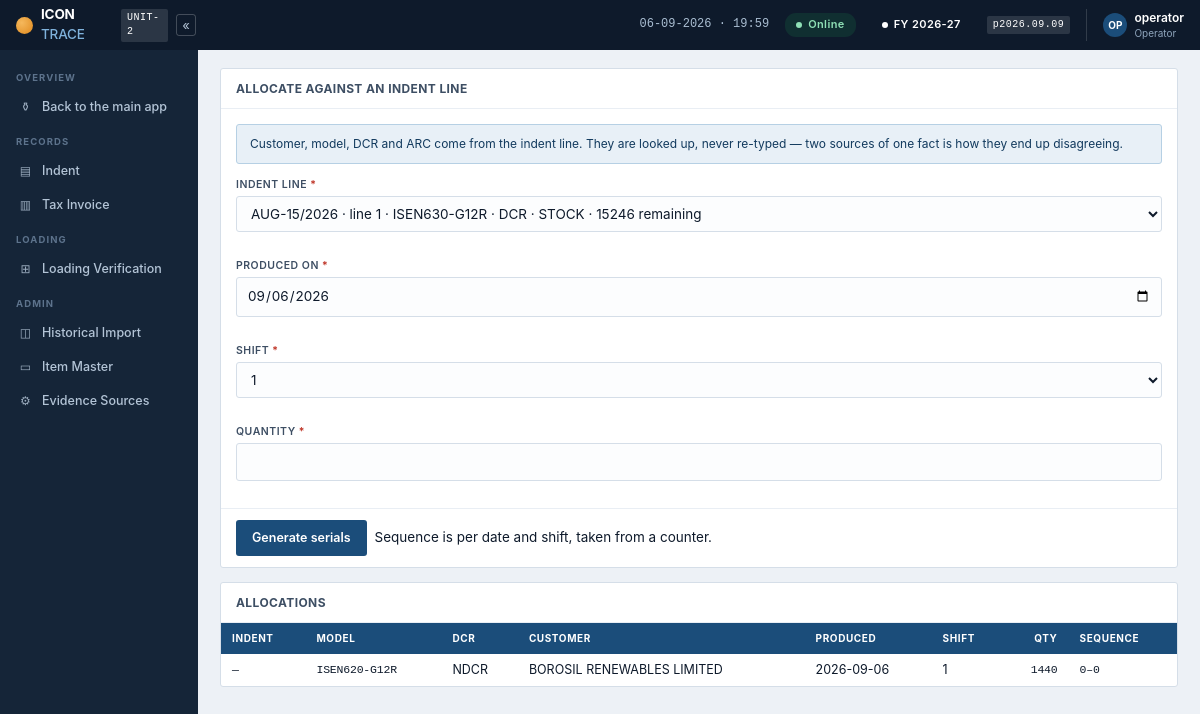
/planning, run on an earlier commit of the app's database.
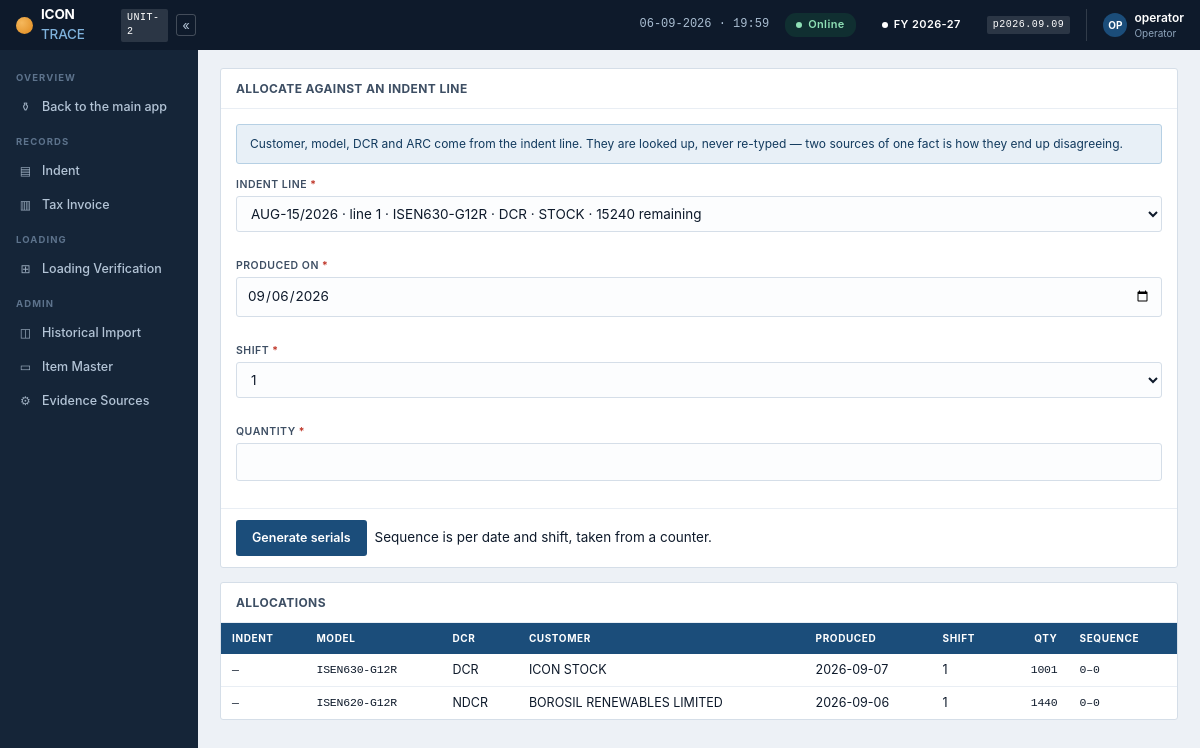
And on a later commit of the database.
### tables this page shows
CREATE TABLE allocation (
  alloc_id       INTEGER PRIMARY KEY AUTOINCREMENT,
  indent_line_id INTEGER      NOT NULL,
  model          TEXT NOT NULL,
  wattage        INT         NOT NULL,
  customer       TEXT NULL,
  dcr            TEXT NULL,
  arc            TEXT NULL,
  date_produced  TEXT        NOT NULL,
  shift          INTEGER     NOT NULL,
  qty            INT         NOT NULL,
  seq_from       INT         NOT NULL,
  seq_to         INT         NOT NULL,
  created_at     TEXT    NOT NULL DEFAULT CURRENT_TIMESTAMP,
  created_by     TEXT NOT NULL,

  CONSTRAINT fk_alloc_line FOREIGN KEY (indent_line_id)
    REFERENCES indent_line (indent_line_id)
);

### app.py (the view, shortened to what this page needs)
@app.route("/planning", methods=["GET", "POST"])
def planning():
    with db.conn() as (cx, cur):
        prog = db.indent_progress(cur)
        allocs = db.allocations(cur)
    return render_template("planning.html", prog=prog, allocs=allocs,
                           today=datetime.date.today().isoformat())

### app.py (called while the page is built)
def build_id():
    h = hashlib.sha256()
    for name in BUILD_FILES:
        for folder in (BASE, os.path.join(BASE, "static"),
                       os.path.join(BASE, "templates")):
            p = os.path.join(folder, name)
            if os.path.exists(p):
                h.update(str(os.path.getmtime(p)).encode())
                h.update(str(os.path.getsize(p)).encode())
                break
    return h.hexdigest()[:10]

@app.after_request
def no_store(resp):
    ct = resp.headers.get("Content-Type", "")
    if "text/html" in ct or "application/json" in ct:
        resp.headers["Cache-Control"] = "no-store, no-cache, must-revalidate, max-age=0"
        resp.headers["Pragma"] = "no-cache"
        resp.headers["Expires"] = "0"
        resp.headers["X-Icon-Build"] = build_id()
    return resp

def actor():
    return session.get("user", "operator")

@app.context_processor
def globals_():
    return {
        "db_mode": "MySQL" if db.available() else "DEMO — nothing is saved",
        "db_live": db.available(),
        "today": datetime.date.today(),
        "fy_label": db.fy_label(db.fin_year()),
        "user": actor(),
        "parser_version": invparse.__version__,
        "now": datetime.datetime.now().strftime("%d-%m-%Y  ·  %H:%M"),
        "cfg_unit": "2",
        "build": build_id(),
    }

### db.py (called while the page is built, shortened)
def available():
    return True

def fin_year(d=None):
    d = d or datetime.date.today()
    return d.year if d.month >= 4 else d.year - 1

def fy_label(fy):
    return "%d-%02d" % (fy, (fy + 1) % 100)

def indent_progress(cur, indent_no=None):
    sql = "SELECT * FROM v_indent_progress"
    args = ()
    if indent_no:
        sql += " WHERE indent_no=%s"
        args = (indent_no,)
    cur.execute(sql + " ORDER BY indent_date DESC, line_no", args)
    return cur.fetchall()

def allocations(cur):
    if cur is None:
        return list(reversed(_demo["alloc"]))
    cur.execute("SELECT * FROM allocation ORDER BY alloc_id DESC LIMIT 50")
    return cur.fetchall()

### store.py (called while the page is built, shortened)
def _row_factory(cursor, row):
    return {d[0]: row[i] for i, d in enumerate(cursor.description)}

def ensure():
    global _ready
    if _ready and os.path.exists(DB_PATH):
        return

    def execute(self, sql, args=()):
        self._c.execute(sql.replace("%s", "?"), tuple(args))
        return self

    def fetchall(self):
        return self._c.fetchall()

### templates/planning.html
{% extends "base.html" %}{% set nav='planning' %}
{% block body %}
<div class="card"><div class="card-h"><h3>Allocate against an indent line</h3></div>
<form method="post"><div class="card-b">
  <div class="note n-info">Customer, model, DCR and ARC come from the indent
  line. They are looked up, never re-typed — two sources of one fact is how
  they end up disagreeing.</div>
  {% if prog %}
  <div class="grid">
    <div class="fld req" style="grid-column:1/-1"><label>Indent line</label>
      <select name="indent_line_id">
      {% for p in prog %}<option value="{{ p.indent_line_id }}">
        {{ p.indent_no }} · line {{ p.line_no }} · {{ p.model }} · {{ p.dcr }}
        · {{ p.customer }} · {{ p.remaining_qty }} remaining</option>{% endfor %}
      </select></div>
    <div class="fld req"><label>Produced on</label>
      <input type="date" name="produced_on" value="{{ today }}"></div>
    <div class="fld req"><label>Shift</label>
      <select name="shift"><option>1</option><option>2</option><option>3</option></select></div>
    <div class="fld req"><label>Quantity</label><input type="number" name="qty" min="1"></div>
  </div>
  {% else %}<p class="hint">No indent lines yet. Create an indent first.</p>{% endif %}
</div>
{% if prog %}<div class="card-f"><button class="btn btn-primary">Generate serials</button>
  <span class="hint">Sequence is per date and shift, taken from a counter.</span></div>{% endif %}
</form></div>
<div class="card"><div class="card-h"><h3>Allocations</h3></div>
{% if allocs %}<div class="scroll"><table>
<thead><tr><th>Indent</th><th>Model</th><th>DCR</th><th>Customer</th><th>Produced</th>
<th>Shift</th><th style="text-align:right">Qty</th><th>Sequence</th></tr></thead><tbody>
{% for a in allocs %}<tr>
  <td class="mono">{{ a.indent_no or '—' }}</td><td class="mono">{{ a.model }}</td>
  <td>{{ a.dcr }}</td><td>{{ a.customer }}</td><td>{{ a.date_produced }}</td>
  <td>{{ a.shift }}</td><td style="text-align:right" class="mono">{{ a.qty }}</td>
  <td class="mono">{{ a.seq_from }}–{{ a.seq_to }}</td></tr>{% endfor %}
</tbody></table></div>{% else %}<div class="card-b hint">Nothing allocated yet.</div>{% endif %}</div>
{% endblock %}

### templates/base.html (shortened to what this page needs)
<!doctype html>
<html lang="en"><head>
<link rel="stylesheet" href="{{ url_for('static', filename='icon.css') }}?b={{ build }}">
</head><body>
<div id="app">
  <div class="topbar">
    <div class="tb-mark"><div class="tb-sun"></div><b>ICON <span>TRACE</span></b>
      <span class="tb-unit">UNIT-{{ cfg_unit }}</span>
      <button id="sideBtn" class="side-toggle" title="Collapse the menu">&laquo;</button>
    </div>
    <div class="tb-right">
      <span class="tb-clock">{{ now }}</span>
      <span class="conn on" id="conn"><i></i><span>Online</span></span>
      <span class="shift-pill"><i></i><span>FY {{ fy_label }}</span></span>
      <span class="tb-unit" title="build">p{{ parser_version }}</span>
      <div class="tb-user">
        <div class="tb-av">{{ user[:2] | upper }}</div>
        <div><div style="font-size:12px;font-weight:600">{{ user }}</div>
        <div style="font-size:10px;color:#8FA5BC">Operator</div></div>
      </div>
    </div>
  </div>
  <nav class="side" id="sidenav">
    <div class="nav-sec">Overview</div>
    <a class="nav-i" href="/"><em>&#9905;</em>Back to the main app</a>
    <div class="nav-sec">Records</div>
    <a class="nav-i {{ 'on' if nav=='indent' }}" href="{{ url_for('indent_list') }}"><em>&#9636;</em>Indent</a>
    <a class="nav-i {{ 'on' if nav=='invoice' }}" href="{{ url_for('invoice_upload') }}"><em>&#9637;</em>Tax Invoice</a>
    <div class="nav-sec">Loading</div>
    <a class="nav-i {{ 'on' if nav=='loading' }}" href="{{ url_for('loading') }}"><em>&#8862;</em>Loading Verification</a>
    <div class="nav-sec">Admin</div>
    <a class="nav-i {{ 'on' if nav=='import' }}" href="{{ url_for('challan_import') }}"><em>&#9707;</em>Historical Import</a>
    <a class="nav-i {{ 'on' if nav=='models' }}" href="{{ url_for('model_master') }}"><em>&#9645;</em>Item Master</a>
    <a class="nav-i {{ 'on' if nav=='settings' }}" href="{{ url_for('settings') }}"><em>&#9881;</em>Evidence Sources</a>
  </nav>
  <div class="main">
  {% block body %}{% endblock %}
  </div>
</div>
</body></html>

What changed in the data, as far as the page shows it:
added allocation: indent_no "—", model "ISEN630-G12R", dcr "DCR", customer "ICON STOCK", date_produced "2026-09-07", shift "1", qty "1001", seq_from "0", seq_to "0"
Also different on the page:
form field indent_line_id: "AUG-15/2026 · line 1 · ISEN630-G12R · DCR · STOCK · 15246 remaining" → "AUG-15/2026 · line 1 · ISEN630-G12R · DCR · STOCK · 15240 remaining"
